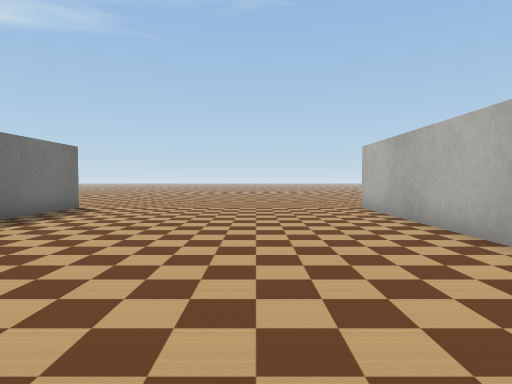
view 1 (above)

14 first-person views from a walk through a world built for the Webots simulator. The camera is 0.45 m above the floor, tilts 2° down and sees 75° across. The floor is counted in squares, 0.5 m on a side. Each view is taken from the middle of a square. On the plan, view 1 faces up. The plan holds only what a view shows up to about 12 squares ahead; the rest is blank. The place goes on beyond the plan. Robots are left out. Webots' stock objects and surfaces are drawn as simple stand-ins.

view 2
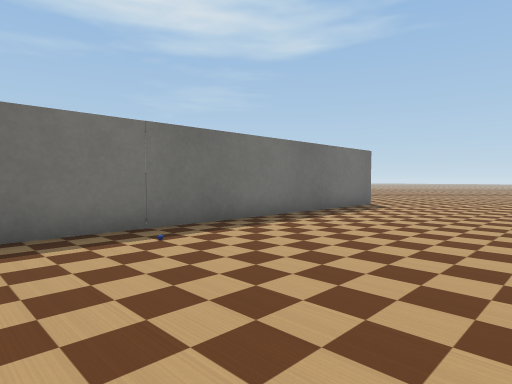

view 3
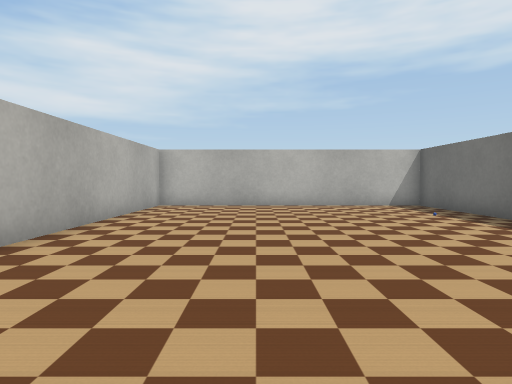

view 4
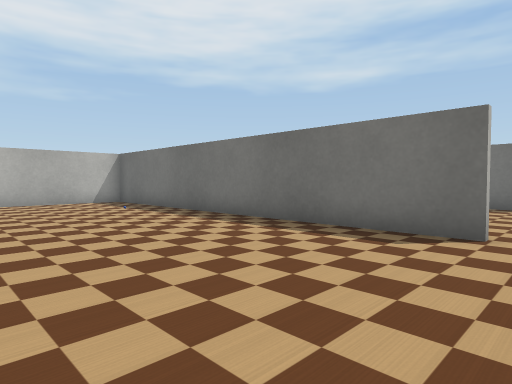

view 5
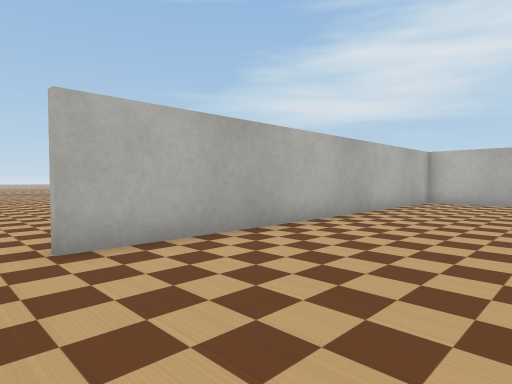

view 6
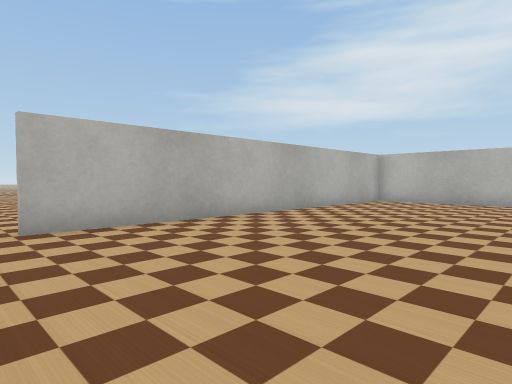

view 7
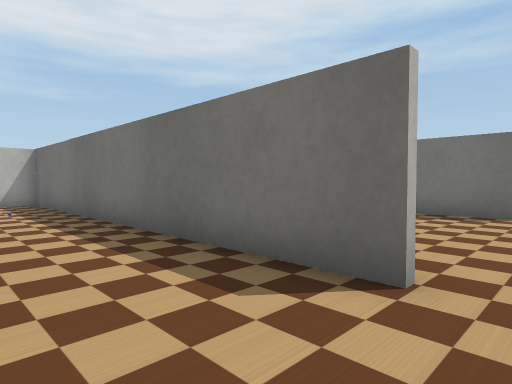

view 8
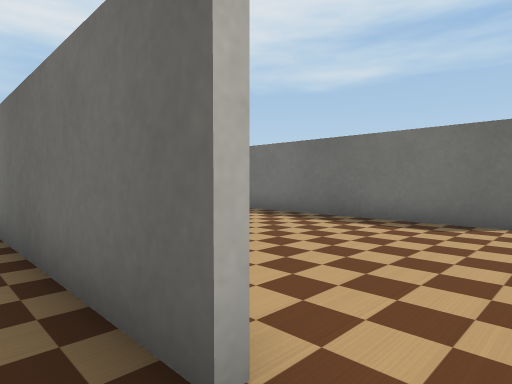

view 9
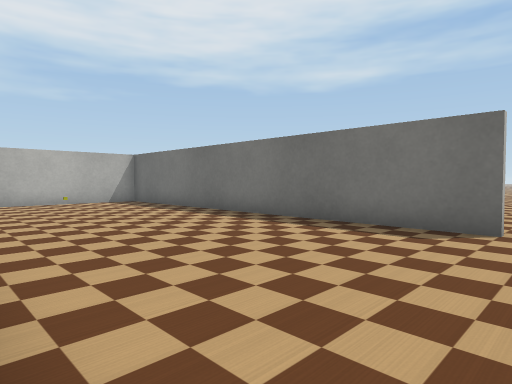

view 10
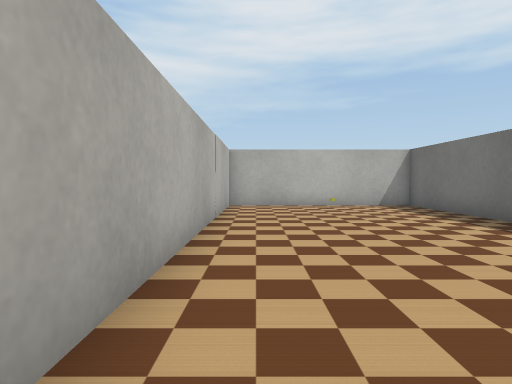

view 11
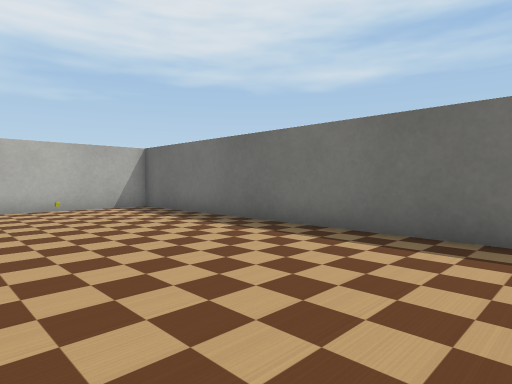

view 12
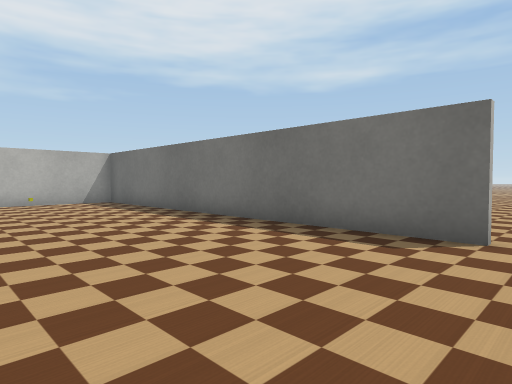

view 13
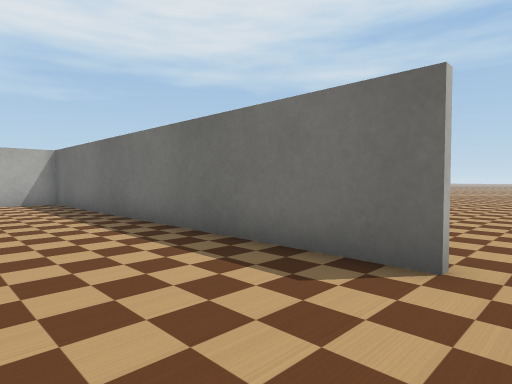

view 14
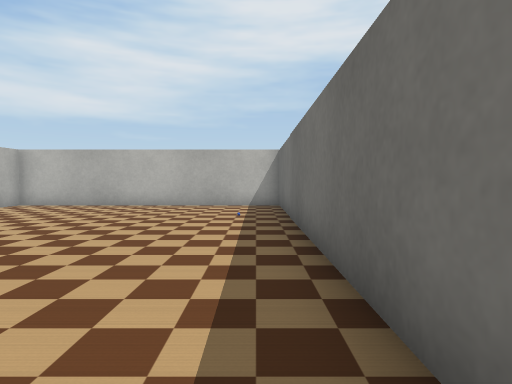

### Floor plan
Points are (right, up) in squares from view 1. A wall is a line through its corners. A room is listed if a view was taken in it or the views show most of it. See-through windows are left out.
Room 1 (views 1, 2, 3, 4, 5, 6, 7, 8, 14)
walls: (-5.8, 11) (-5.8, -1.9) (3.5, -1.9) (3.5, 11)
ways out: opening at (-6, 11.5) to room 2; opening at (4, 11.5)
Room 2 (views 9, 10, 11, 12, 13)
walls: (-12.5, 11.1) (-12.5, -1.9) (-6, -1.9); (-6, -1.6) (-6, 8.8)
ways out: opening at (-6, 11.5) to room 1; opening at (-13, 12)
objects: other object (-9, -1)

Where each view was taken, in squares from view 1:
view 1: 0 up, 0 right, facing up
view 2: 1 down, 0 right, facing up-left
view 3: 10 up, 0 right, facing down
view 4: 12 up, 0 right, facing down-left
view 5: 12 up, 1 left, facing down-right
view 6: 12 up, 3 left, facing down-right
view 7: 12 up, 3 left, facing down-left
view 8: 12 up, 5 left, facing down-left
view 9: 12 up, 6 left, facing down-left
view 10: 10 up, 7 left, facing down
view 11: 9 up, 7 left, facing down-left
view 12: 12 up, 7 left, facing down-left
view 13: 12 up, 9 left, facing down-left
view 14: 10 up, 5 left, facing down
